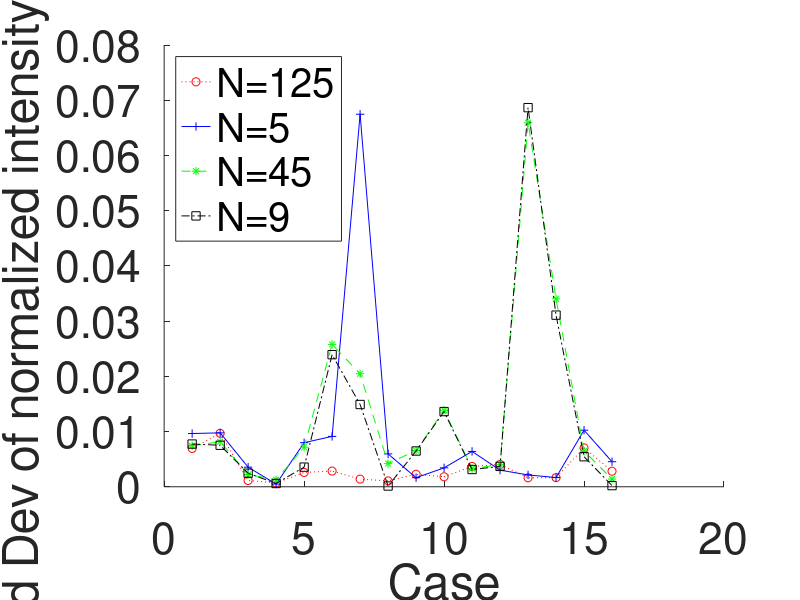
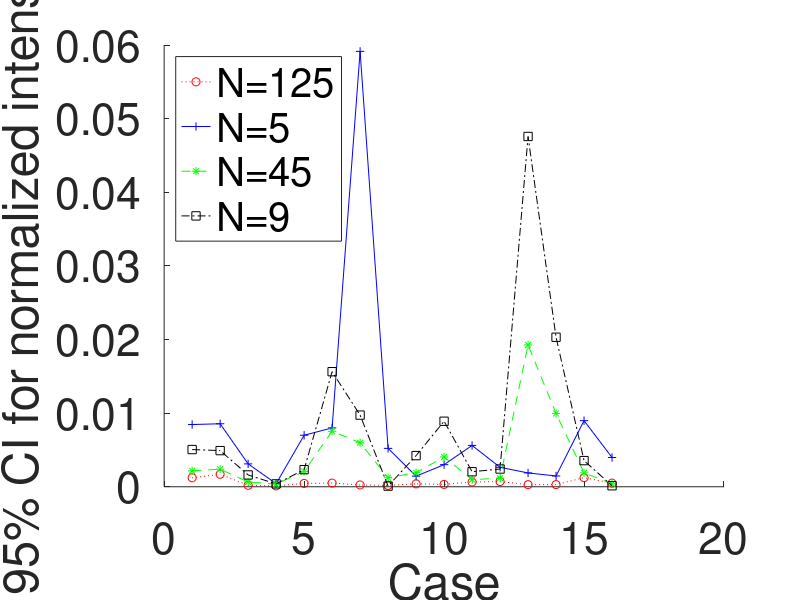

These figures' MATLAB source, in order:
addpath('../functionLibrary');

close all;

x = 1:16; % Cases: 1-4 alginate: ph4 1430, 1702; ph7 1430, 1702
          %         5-8 PEG: ph4 1430, 1702; ph7 1430, 1702
          %         9-12 pHEMA: ph4 1430, 1702; ph7 1430, 1702
          %         13-16 pHEMA-coA: ph4 1430, 1702; ph7 1430, 1702

% Standard deviations for 16 cases for each of four values of N
N125 = [0.006947,0.009672,0.001134,0.000689,0.002591,0.002842,0.001381,...
    0.001062,0.002262,0.001811,0.003672,0.004042,0.001621,0.001659,...
    0.00704,0.002812];
N5 = [0.009642,0.009762,0.003545,0.000482,0.007982,0.009121,0.067462,...
    0.005948,0.00164,0.003423,0.0064,0.003012,0.002142,0.00167,0.010244,...
    0.004534];
N45 = [0.007413,0.008159,0.002228,0.001259,0.007152,0.025783,0.020467,...
    0.004187,0.006567,0.013851,0.00328,0.003989,0.065921,0.034032,...
    0.006468,0.001392];
N9 = [0.007735,0.007517,0.002454,0.000592,0.003556,0.023921,0.014895,...
    0.000137,0.006474,0.013617,0.003123,0.003688,0.068656,0.031081,...
    0.00544,0.00021];


figure
xlim([0.5 16.5]);
plot(x,N125,':or', x,N5,'-+b', x,N45,'--*g', x,N9,'-.sk');
set(gca,'FontSize',32, 'box', 'off');
xlabel('Case'); % x-axis label
ylabel('Std Dev of normalized intensity (a.u.)'); % y-axis label
legend('N=125', 'N=5','N=45', 'N=9', 'Location', 'Northwest');

% 95% CIs for 16 cases for each of four values of N
CIN125 = [0.001217863,0.001695576,0.000198799,0.000120787,0.000454222,...
0.000498225,0.0002421,0.000186177,0.000396546,0.000317482,0.00064373,...
0.000708594,0.000284174,0.000290836,0.001234166,0.000492965];
CIN5 = [0.008451586,0.00855677,0.00310733,0.000422492,0.006996531,...
0.007994909,0.05913305,0.005213652,0.001437523,0.003000392,0.0056116,...
0.002640134,0.001877546,0.00146382,0.008979262,0.003974226];
CIN45 = [0.002165927,0.002383893,0.000650976,0.000367854,0.002089668,...
0.007533265,0.005980039,0.001223356,0.001918743,0.004046979,0.000958349,...
0.001165504,0.019260768,0.009943454,0.001889817,0.000406714];
CIN9 = [0.005053533,0.004911107,0.00160328,0.000386773,0.002323253,...
0.015628387,0.0097314,8.95067E-05,0.00422968,0.00889644,0.00204036,...
0.002409493,0.047576181,0.020306253,0.003554133,0.0001372];

figure
set(gca,'FontSize',32, 'box', 'off');
xlim([0.5 16.5]);
plot(x,CIN125,':or', x,CIN5,'-+b', x,CIN45,'--*g', x,CIN9,'-.sk');
set(gca,'FontSize',32, 'box', 'off');
xlabel('Case'); % x-axis label
ylabel('95% CI for normalized intensity'); % y-axis label
legend('N=125', 'N=5','N=45', 'N=9', 'Location', 'Northwest');

% % alginate
% figure
% plot(x(1:4),N125(1:4),'-.or', x(1:4),N5(1:4),'-+b', x(1:4),N45(1:4),...
%     '-.*g', x(1:4),N9(1:4),'-.sk');
% title('alginate');
% 
% % peg
% figure
% plot(x(1:4),N125(5:8),'-.or', x(1:4),N5(5:8),'-+r', x(1:4),N45(5:8),...
%     '-.*b', x(1:4),N9(5:8),'-.sb');
% title('PEG');
% 
% % phe
% figure
% plot(x(1:4),N125(9:12),'-.or', x(1:4),N5(9:12),'-+r', x(1:4),N45(9:12),...
%     '-.*b', x(1:4),N9(9:12),'-.sb');
% title('pHEMA');
% 
% % phc
% figure
% plot(x(1:4),N125(13:16),'-.or', x(1:4),N5(13:16),'-+r', x(1:4),N45(13:16),...
%     '-.*b', x(1:4),N9(13:16),'-.sb');
% title('pHEMA-coA');
% 
% % stacked
% figure
% set(gca,'FontSize',20,'FontWeight','bold','box','off')
% newYlabels = {'alginate','PEG','pHEMA','pHEMA-coA'};
% y=[N125(1:4); N125(5:8); N125(9:12); N125(13:16)];
% h = stackedplot(x(1:4), y', 'DisplayLabels', newYlabels, 'FontSize', 15);